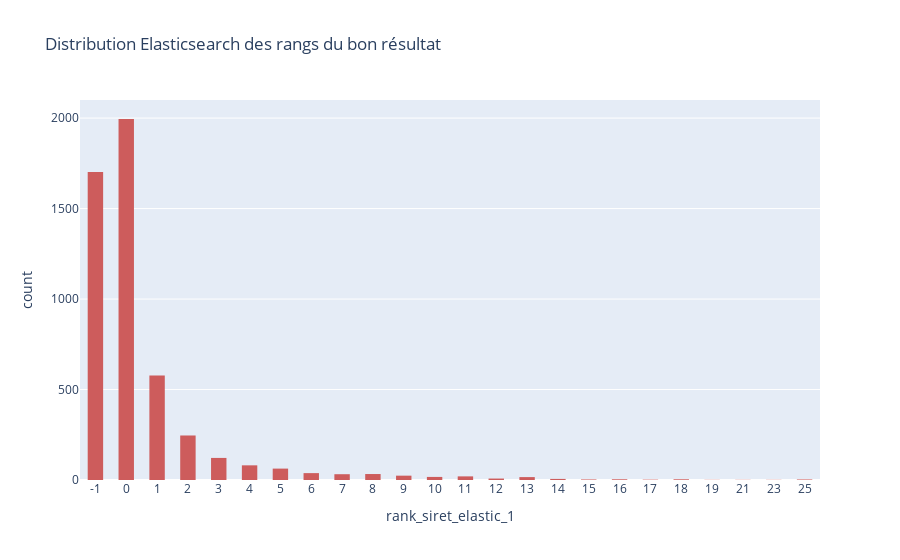

The notebook cell this image was saved under:
### Code cell
fig = px.histogram(
    df_test.sort_values(by=[f"rank_siret_elastic_{SEARCH_VERSION}"]),
    x=f"rank_siret_elastic_{SEARCH_VERSION}",
    color_discrete_sequence=["indianred"],
    title="Distribution Elasticsearch des rangs du bon résultat",
)
fig.update_layout(bargap=0.5)
fig.update_xaxes(type="category")
fig.show()
plotly.offline.plot(fig, filename=f"./output/plots/rank_{SEARCH_VERSION}.html")

### Figure 1 — Plotly figure (JSON) as saved in the notebook; plotly's stock layout.template omitted (floating-point values rounded to 4 significant figures; data arrays with more than 128 entries replaced by an {"elided": "..."} marker saying what was removed)
{"data": [{"alignmentgroup": "True", "bingroup": "x", "hovertemplate": "rank_siret_elastic_1=%{x}<br>count=%{y}<extra></extra>", "legendgroup": "", "marker": {"color": "indianred", "pattern": {"shape": ""}}, "name": "", "offsetgroup": "", "orientation": "v", "showlegend": false, "type": "histogram", "x": {"elided": "5000 int values"}, "xaxis": "x", "yaxis": "y"}], "layout": {"autosize": true, "bargap": 0.5, "barmode": "relative", "legend": {"tracegroupgap": 0}, "title": {"text": "Distribution Elasticsearch des rangs du bon résultat"}, "xaxis": {"anchor": "y", "autorange": true, "domain": [0, 1], "range": [-0.5, 23.5], "title": {"text": "rank_siret_elastic_1"}, "type": "category"}, "yaxis": {"anchor": "x", "autorange": true, "domain": [0, 1], "range": [0, 2100], "title": {"text": "count"}}}}
